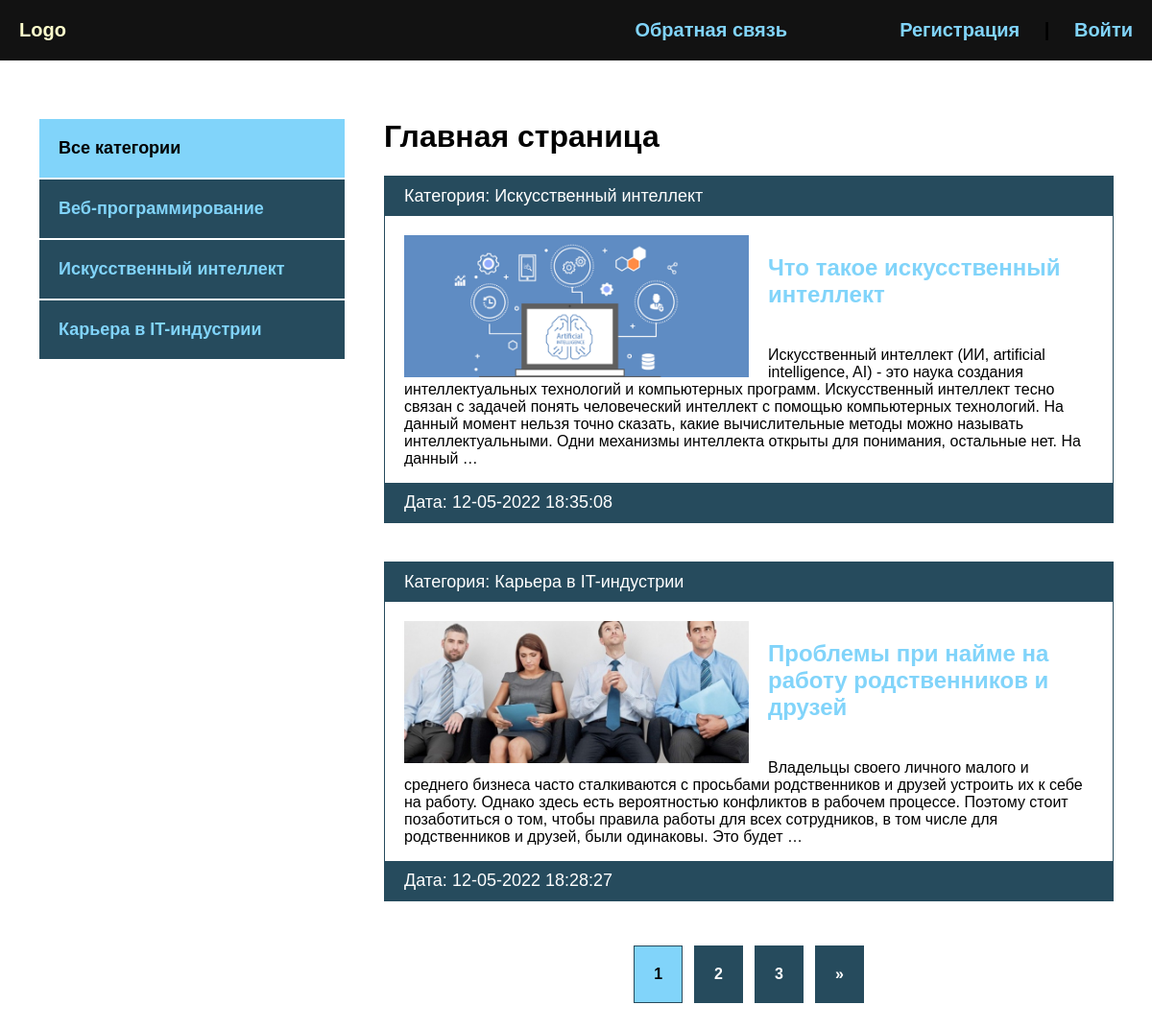
/, run on an earlier commit of the app's database.
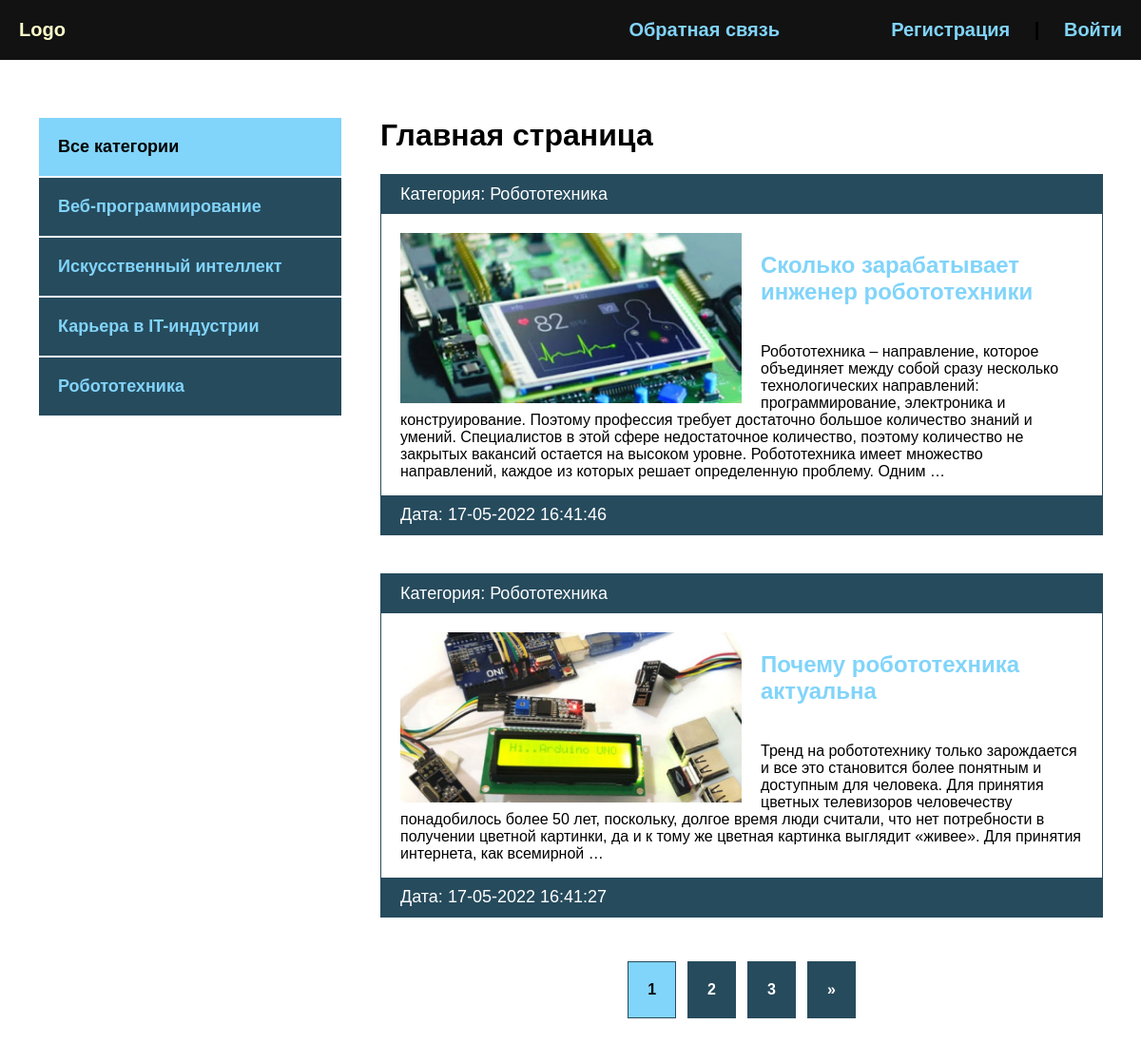
And on a later commit of the database.
### blog/models.py (models this page shows, shortened)
class Category(models.Model):
    name = models.CharField(max_length=100, db_index=True, verbose_name="Категори")
    slug = models.SlugField(max_length=100, unique=True, db_index=True, verbose_name="URL")
    def __str__(self):
        return self.name
    def get_absolute_url(self):
        return reverse('category', kwargs={'cat_slug': self.slug})
    class Meta:
        verbose_name = "Категория"
        verbose_name_plural = "Категории"

class Blog(models.Model):
    title = models.CharField(max_length=255, verbose_name="Название")
    slug = models.SlugField(max_length=255, unique=True, db_index=True, verbose_name="URL")
    content = models.TextField(blank=True, verbose_name="Контент")
    photo = models.ImageField(upload_to="photos/%Y/%m/%d/", blank=True, verbose_name="Фото")
    time_created = models.DateTimeField(auto_now_add=True, verbose_name="Дата публикации")
    time_update = models.DateTimeField(auto_now=True, verbose_name="Дата обновления")
    is_published = models.BooleanField(default=True, verbose_name="Опубликовано")
    cat = models.ForeignKey('Category', on_delete=models.PROTECT, verbose_name="Категория")
    def get_absolute_url(self):
        return reverse('post', kwargs={'post_slug': self.slug})
    class Meta:
        verbose_name = "Новость"
        verbose_name_plural = "Новости"
        ordering = ['-time_created']

### blog/views.py (the view)
# urls.py: path('', BlogHome.as_view(), name='index'),
class BlogHome(DataMixin, ListView):
    model = Blog
    template_name = 'blog/index.html'
    context_object_name = 'posts'
    def get_context_data(self, *, object_list=None, **kwargs):
        context = super().get_context_data(**kwargs)
        c_def = self.get_user_context(title='Главная страница')
        return dict(list(context.items()) + list(c_def.items()))
    def get_queryset(self):
        return Blog.objects.filter(is_published=True).select_related('cat')

### blog/utils.py (called while the page is built)
    def get_user_context(self, **kwargs):
        context = kwargs
        cats = Category.objects.annotate(Count('blog'))
        user_menu = menu.copy()
        if not self.request.user.is_authenticated:
            user_menu.pop(0)
        context['menu'] = user_menu
        context['cats'] = cats
        if 'cat_selected' not in context:
            context['cat_selected'] = 0
        return context

### blog/templates/blog/index.html
{% extends 'blog/base.html' %}
{% block content %}
{% load static %}
<h1>{{ title }}</h1>
<ul>
    {% for p in posts %}
    <li>
        <p class="first">Категория: {{ p.cat }}</p>
        <div class="text">
            {% if p.photo %}
            <img class="image" src="{{ p.photo.url }}" alt="">
            {% else %}
            <img src="{% static 'blog/default.jpg' %}" alt="" class="image">
            {% endif %}
            <h2><a href="{{ p.get_absolute_url }}">{{ p.title }}</a></h2>
            <p>{{ p.content|striptags|truncatewords:50 }}</p>
        </div>
        <p class="date">Дата: {{ p.time_update|date:"d-m-Y H:i:s" }}</p>
    </li>
    {% endfor %}
</ul>
{% endblock %}

### blog/templates/blog/base.html (shortened to what this page needs)
{% load static %}
{% load blog_tags %}
<!DOCTYPE html>
<html lang="en">
<head>
    <link rel="stylesheet" href="{% static 'css/style.css' %}">
</head>
<body>
    <div class="header">
        <div class="wrap">
            <ul class="mainmenu">
                <li class="logo"><a href="{% url 'index' %}">Logo</a></li>
                {% for m in menu %}
                <li class="last"><a href="{% url m.url_name %}">{{ m.title }}</a></li>
                {% endfor %}
                {% if request.user.is_authenticated %}
                <li class="last">{{ user.username }} | <a href="{% url 'logout' %}">Выйти</a></li>
                {% else %}
                <li class="last"><a href="{% url 'register' %}">Регистрация</a> | <a href="{% url 'login' %}">Войти</a></li>
                {% endif %}
            </ul>
        </div>
    </div>
    <div class="content">
        <div class="wrap">
            <div class="sidebar">
                <ul>
                    {% if cat_selected == 0 %}
                    <li class="selected">Все категории</li>
                    {% else %}
                    <li><a href="{% url 'index' %}">Все категории</a></li>
                    {% endif %}
                    {% for c in cats %}
                        {% if c.blog__count > 0 %}
                            {% if c.pk == cat_selected %}
                                <li class="selected">{{ c.name }}</li>
                            {% else %}
                                <li><a href="{{ c.get_absolute_url }}">{{ c.name }}</a></li>
                            {% endif %}
                        {% endif %}
                    {% endfor %}
                </ul>
            </div>
            <div class="main">
                {% block content %}
                {% endblock %}
                {% if page_obj.has_other_pages %}
                <div>
                    <ul class="list-pages">
                    {% for p in paginator.page_range %}
                        {% if page_obj.number == p %}
                            <li class="page-num page-num-selected">{{ p }}</li>
                        {% elif p >= page_obj.number|add:-2 and p <= page_obj.number|add:2 %}
                            <li class="page-num">
                                <a href="?page={{ p }}">{{ p }}</a>
                            </li>
                        {% endif %}
                    {% endfor %}
                    {% if page_obj.has_next %}
                       <li class="page-num">
                           <a href="?page={{ page_obj.next_page_number }}">&raquo;</a>
                       </li>
                    {% endif %}
                    </ul>
                </div>
                {% endif %}
            </div>
        </div>
    </div>
</body>
</html>

What changed in the data, as far as the page shows it:
no longer on this page (row unchanged): Blog: cat "Искусственный интеллект", photo (picture), title "Что такое искусственный интеллект", content "Искусственный интеллект (ИИ, artificial intelligence, AI) - это наука создания интеллектуальных технологий и компьютерных программ. Искусственный интеллект тесно связан с задачей понять человеческий интеллект с помощью компьютерных технологий. На данный момент нельзя точно сказать, какие вычислительные методы можно называть интеллектуальными. Одни механизмы интеллекта открыты для понимания, остальные нет. На данный …", time_update "12-05-2022 18:35:08"
no longer on this page (row unchanged): Blog: cat "Карьера в IT-индустрии", photo (picture), title "Проблемы при найме на работу родственников и друзей", content "Владельцы своего личного малого и среднего бизнеса часто сталкиваются с просьбами родственников и друзей устроить их к себе на работу. Однако здесь есть вероятностью конфликтов в рабочем процессе. Поэтому стоит позаботиться о том, чтобы правила работы для всех сотрудников, в том числе для родственников и друзей, были одинаковы. Это будет …", time_update "12-05-2022 18:28:27"
now on this page (row unchanged): Category: name "Робототехника"
added Blog: cat "Робототехника", photo (picture), title "Сколько зарабатывает инженер робототехники", content "Робототехника – направление, которое объединяет между собой сразу несколько технологических направлений: программирование, электроника и конструирование. Поэтому профессия требует достаточно большое количество знаний и умений. Специалистов в этой сфере недостаточное количество, поэтому количество не закрытых вакансий остается на высоком уровне. Робототехника имеет множество направлений, каждое из которых решает определенную проблему. Одним …", time_update "17-05-2022 16:41:46"
added Blog: cat "Робототехника", photo (picture), title "Почему робототехника актуальна", content "Тренд на робототехнику только зарождается и все это становится более понятным и доступным для человека. Для принятия цветных телевизоров человечеству понадобилось более 50 лет, поскольку, долгое время люди считали, что нет потребности в получении цветной картинки, да и к тому же цветная картинка выглядит «живее». Для принятия интернета, как всемирной …", time_update "17-05-2022 16:41:27"
